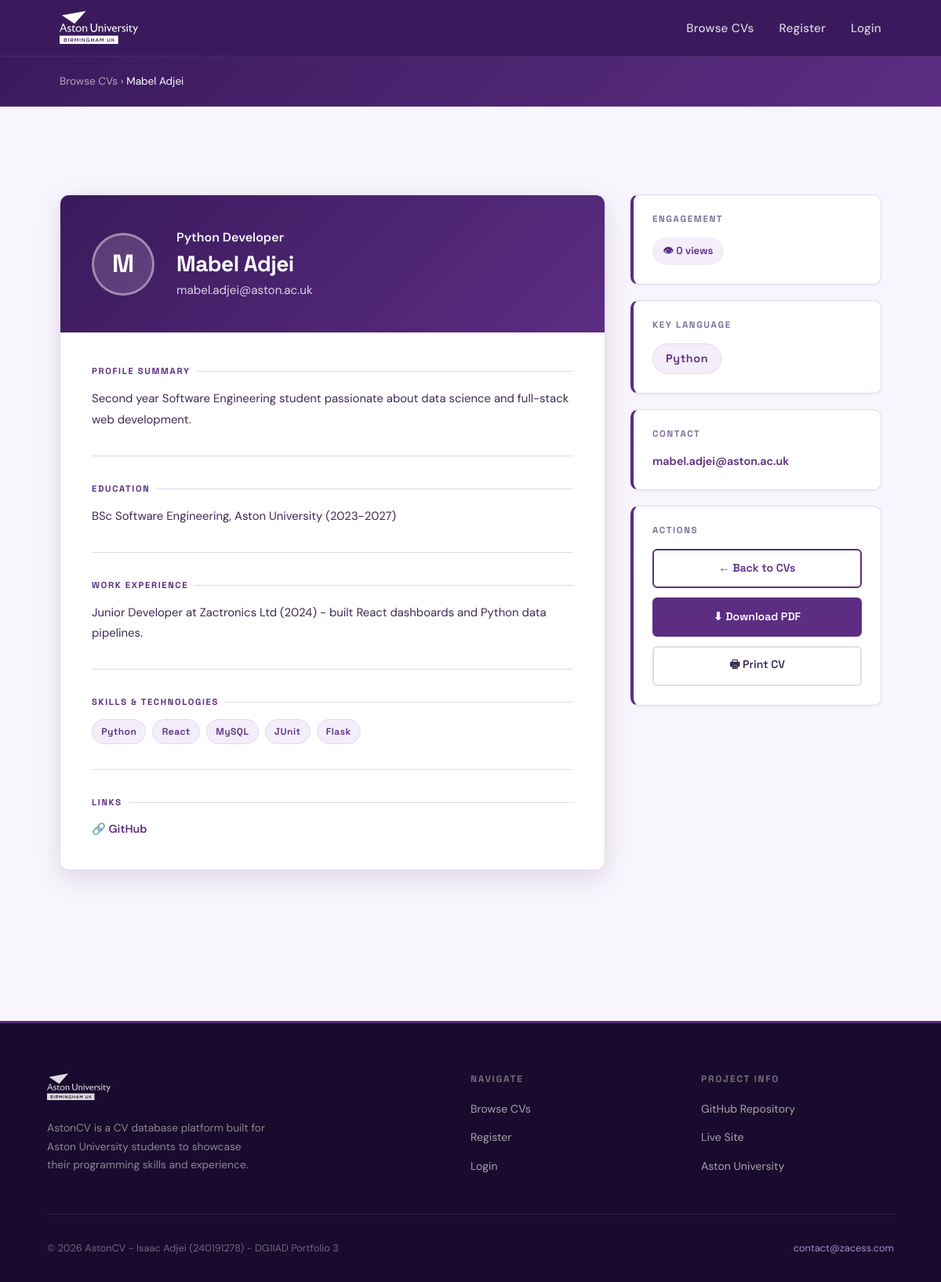
Screenshot of /cv.php?id=3 with the database file from the repository.
### tables this page shows
CREATE TABLE `cvs` (
  `id` bigint(20) UNSIGNED NOT NULL,
  `name` varchar(100) NOT NULL,
  `email` varchar(100) NOT NULL,
  `password` varchar(255) NOT NULL,
  `keyprogramming` varchar(255) DEFAULT NULL,
  `profile` varchar(500) DEFAULT NULL,
  `education` varchar(500) DEFAULT NULL,
  `URLlinks` varchar(500) DEFAULT NULL,
  `profile_picture` varchar(255) DEFAULT NULL,
  `skills` text DEFAULT NULL,
  `work_experience` text DEFAULT NULL,
  `view_count` int(11) DEFAULT 0
);

### cv.php (the view, shortened to what this page needs)
<?php
require 'db.php';
$id = (int) $_GET['id'];
try {
    $stmt = $pdo->prepare("SELECT * FROM cvs WHERE id = ?");
    $stmt->execute([$id]);
    $cv = $stmt->fetch();
} catch (PDOException $e) {
    header('Location: index.php');
    exit;
}
$initials = strtoupper(mb_substr(trim($cv['name']), 0, 1));
$skillsArray = [];
if (!empty($cv['skills'])) {
    $skillsArray = array_filter(array_map('trim', explode(',', $cv['skills'])));
}
?>
<!DOCTYPE html>
<html lang="en">
<head>
    <link rel="stylesheet" href="style.css">
</head>
<body>
<header id="main-header">
    <div class="header-content">
        <a href="index.php" style="text-decoration: none; display: flex; align-items: center;">
            <img src="images/logo.svg" alt="Aston University" class="logo">
        </a>
        <nav>
            <ul>
                <li><a href="index.php">Browse CVs</a></li>
                <?php if (isset($_SESSION['user_id'])): ?>
                    <li>
                        <a href="dashboard.php" style="color: var(--accent-bright); font-weight: 600;">
                            <?php echo htmlspecialchars($_SESSION['user_name']); ?>
                        </a>
                    </li>
                    <li><a href="logout.php">Logout</a></li>
                <?php else: ?>
                    <li><a href="register.php">Register</a></li>
                    <li><a href="login.php">Login</a></li>
                <?php endif; ?>
            </ul>
        </nav>
    </div>
</header>
<div class="breadcrumb-bar" style="background: linear-gradient(135deg, var(--primary-dark) 0%, var(--primary-color) 100%);
            padding: 1.25rem 0; border-bottom: 1px solid rgba(255,255,255,0.08);">
    <div style="max-width: 1200px; width: 90%; margin: 0 auto; padding: 0 1rem;">
        <p style="color: rgba(255,255,255,0.7); font-size: 0.85rem; margin: 0;">
            <a href="index.php" style="color: rgba(255,255,255,0.6); text-decoration: none;">Browse CVs</a>
            &rsaquo;
            <span style="color: white;"><?php echo htmlspecialchars($cv['name']); ?></span>
        </p>
    </div>
</div>
<section class="section">
    <div class="container">
        <div class="cv-page-layout">
            <div class="cv-doc">
                <div class="cv-doc-header">
                    <div class="cv-doc-avatar">
                        <?php if (!empty($cv['profile_picture'])): ?>
                            <img src="uploads/<?php echo htmlspecialchars($cv['profile_picture']); ?>"
                                 alt="<?php echo htmlspecialchars($cv['name']); ?>">
                        <?php else: ?>
                            <?php echo $initials; ?>
                        <?php endif; ?>
                    </div>
                    <div class="cv-doc-header-info">
                        <p class="cv-role"><?php echo htmlspecialchars($cv['keyprogramming']); ?> Developer</p>
                        <h1><?php echo htmlspecialchars($cv['name']); ?></h1>
                        <p><?php echo htmlspecialchars($cv['email']); ?></p>
                    </div>
                </div>
                <div class="cv-doc-body">
                    <?php if (!empty($cv['profile'])): ?>
                    <div class="cv-section">
                        <div class="cv-section-label">Profile Summary</div>
                        <p><?php echo nl2br(htmlspecialchars($cv['profile'])); ?></p>
                    </div>
                    <?php endif; ?>
                    <?php if (!empty($cv['education'])): ?>
                    <div class="cv-section">
                        <div class="cv-section-label">Education</div>
                        <p><?php echo nl2br(htmlspecialchars($cv['education'])); ?></p>
                    </div>
                    <?php endif; ?>
                    <?php if (!empty($cv['work_experience'])): ?>
                    <div class="cv-section">
                        <div class="cv-section-label">Work Experience</div>
                        <p><?php echo nl2br(htmlspecialchars($cv['work_experience'])); ?></p>
                    </div>
                    <?php endif; ?>
                    <?php if (!empty($skillsArray)): ?>
                    <div class="cv-section">
                        <div class="cv-section-label">Skills & Technologies</div>
                        <div class="skills-container" style="margin-top: 0.5rem;">
                            <?php foreach ($skillsArray as $skill): ?>
                                <span class="skill-badge">
                                    <?php echo htmlspecialchars($skill); ?>
                                </span>
                            <?php endforeach; ?>
                        </div>
                    </div>
                    <?php endif; ?>
                    <?php if (!empty($cv['URLlinks'])): ?>
                    <div class="cv-section">
                        <div class="cv-section-label">Links</div>
                        <div style="display: flex; flex-direction: column; gap: 0.5rem; margin-top: 0.25rem;">
                            <?php
                            $links = array_filter(array_map('trim', explode('|', $cv['URLlinks'])));
                            foreach ($links as $link):
                                $href = (strpos($link, 'http') === 0) ? $link : 'https://' . $link;
                                if (strpos($href, 'linkedin') !== false) {
                                    $label = 'LinkedIn';
                                } elseif (strpos($href, 'github') !== false) {
                                    $label = 'GitHub';
                                } else {
                                    $label = $href;
                                }
                            ?>
                                <a href="<?php echo htmlspecialchars($href); ?>"
                                   target="_blank"
                                   rel="noopener noreferrer"
                                   style="color: var(--primary-color); font-weight: 600;
                                          font-size: 0.9rem; text-decoration: none;
                                          display: inline-flex; align-items: center; gap: 0.35rem;">
                                    &#128279; <?php echo htmlspecialchars($label); ?>
                                </a>
                            <?php endforeach; ?>
                        </div>
                    </div>
                    <?php endif; ?>
                </div>
            </div>
            <div class="cv-sidebar">
                <div class="cv-sidebar-card">
                    <h3>Engagement</h3>
                    <span class="view-badge">
                        &#128065;
                        <?php echo (int)$cv['view_count']; ?> view<?php echo $cv['view_count'] != 1 ? 's' : ''; ?>
                    </span>
                </div>
                <div class="cv-sidebar-card">
                    <h3>Key Language</h3>
                    <span class="skill-badge" style="font-size: 0.9rem; padding: 0.4rem 1rem;">
                        <?php echo htmlspecialchars($cv['keyprogramming']); ?>
                    </span>
                </div>
                <div class="cv-sidebar-card">
                    <h3>Contact</h3>
                    <p>
                        <a href="mailto:<?php echo htmlspecialchars($cv['email']); ?>">
                            <?php echo htmlspecialchars($cv['email']); ?>
                        </a>
                    </p>
                </div>
                <div class="cv-sidebar-card">
                    <h3>Actions</h3>
                    <div style="display: flex; flex-direction: column; gap: 0.75rem;">
                        <a href="index.php" class="cta-button-secondary"
                           style="text-decoration: none; display: inline-flex; align-items: center;
                                  justify-content: center; padding: 0.7rem 1rem; font-size: 0.88rem;
                                  border-radius: 6px; font-family: 'Space Grotesk', sans-serif;
                                  font-weight: 600; border: 2px solid var(--primary-color);
                                  color: var(--primary-color); transition: all 0.3s ease;">
                            &larr; Back to CVs
                        </a>
                        <a href="export_cv.php?id=<?php echo $id; ?>"
                           style="text-decoration: none; display: inline-flex; align-items: center;
                                  justify-content: center; gap: 0.4rem; padding: 0.7rem 1rem;
                                  font-size: 0.88rem; border-radius: 6px;
                                  font-family: 'Space Grotesk', sans-serif; font-weight: 600;
                                  background: var(--primary-color); color: white;
                                  border: 2px solid var(--primary-color); transition: all 0.3s ease;"
                           onmouseover="this.style.background='var(--primary-dark)'; this.style.borderColor='var(--primary-dark)'"
                           onmouseout="this.style.background='var(--primary-color)'; this.style.borderColor='var(--primary-color)'">
                            &#11015; Download PDF
                        </a>
                        <button onclick="window.print()"
                                style="padding: 0.7rem 1rem; font-size: 0.88rem;
                                       border-radius: 6px; font-family: 'Space Grotesk', sans-serif;
                                       font-weight: 600; border: 2px solid var(--border-color);
                                       background: white; color: var(--text-medium);
                                       cursor: pointer; transition: all 0.3s ease;"
                                onmouseover="this.style.borderColor='var(--primary-color)'"
                                onmouseout="this.style.borderColor='var(--border-color)'">
                            &#128438; Print CV
                        </button>
                    </div>
                </div>
            </div>
        </div>
    </div>
</section>
<footer>
    <div class="footer-grid">
        <div class="footer-brand">
            <img src="images/logo.svg" alt="Aston University" class="footer-logo">
            <p>
                AstonCV is a CV database platform built for Aston University students
                to showcase their programming skills and experience.
            </p>
        </div>
        <div class="footer-col">
            <h4>Navigate</h4>
            <ul>
                <li><a href="index.php">Browse CVs</a></li>
                <li><a href="register.php">Register</a></li>
                <li><a href="login.php">Login</a></li>
            </ul>
        </div>
        <div class="footer-col">
            <h4>Project Info</h4>
            <ul>
                <li><a href="https://github.com/zaccesss/astoncv" target="_blank" rel="noopener">GitHub Repository</a></li>
                <li><a href="http://240191278.cs2410-web01pvm.aston.ac.uk" target="_blank" rel="noopener">Live Site</a></li>
                <li><a href="https://www.aston.ac.uk" target="_blank" rel="noopener">Aston University</a></li>
            </ul>
        </div>
    </div>
    <div class="footer-bottom">
        <p>&copy; 2026 AstonCV - Isaac Adjei (240191278) - DG1IAD Portfolio 3</p>
        <p><a href="mailto:contact@zacess.com">contact@zacess.com</a></p>
    </div>
</footer>
</body>
</html>

### style.css (style rules this page uses)
*, *::before, *::after { margin: 0; padding: 0; box-sizing: border-box; }
:root { --primary-color: #5c2d82; --primary-dark: #3a1a5c; --primary-light: #7b4fa6; --primary-faint: #f3eefa; --accent-color: #e8e0f0; --accent-hover: #d4c8e8; --accent-bright: #a78bca; --text-dark: #1a1025; --text-medium: #3d2a55; --text-light: #7c6f9a; --text-white: #ffffff; --bg-light: #f8f6fc; --bg-white: #ffffff; --bg-dark: #1a0a2e; --border-color: #e2d9f3; --error-color: #dc2626; --success-color: #059669; --warning-color: #d97706; --shadow-sm: 0 1px 3px rgba(92, 45, 130, 0.08); --shadow-md: 0 4px 16px rgba(92, 45, 130, 0.12); --shadow-lg: 0 10px 32px rgba(92, 45, 130, 0.16); --shadow-xl: 0 20px 48px rgba(92, 45, 130, 0.22); --shadow-2xl: 0 32px 64px rgba(92, 45, 130, 0.28); --transition-fast: 0.15s ease; --transition-base: 0.3s ease; --transition-slow: 0.5s cubic-bezier(0.4, 0, 0.2, 1); }
html { scroll-behavior: smooth; font-size: 16px; }
body { font-family: 'DM Sans', -apple-system, BlinkMacSystemFont, sans-serif; line-height: 1.7; color: var(--text-dark); background-color: var(--bg-light); overflow-x: hidden; -webkit-font-smoothing: antialiased; -moz-osx-font-smoothing: grayscale; }
h1, h2, h3, h4, h5, h6 { font-family: 'Space Grotesk', sans-serif; line-height: 1.2; font-weight: 700; }
#main-header { background-color: var(--primary-dark); position: sticky; top: 0; z-index: 100; padding: 0; transition: background var(--transition-base), box-shadow var(--transition-base); border-bottom: 1px solid rgba(255, 255, 255, 0.08); }
.header-content { display: flex; align-items: center; justify-content: space-between; max-width: 1200px; width: 90%; margin: 0 auto; padding: 0.9rem 1rem; }
.logo { height: 42px; width: auto; filter: brightness(0) invert(1); transition: opacity var(--transition-fast); }
nav ul { list-style: none; display: flex; align-items: center; gap: 2rem; }
nav a { text-decoration: none; color: rgba(255, 255, 255, 0.8); font-family: 'DM Sans', sans-serif; font-weight: 500; font-size: 0.95rem; letter-spacing: 0.2px; transition: color var(--transition-fast); position: relative; padding: 0.35rem 0; }
nav a::after { content: ''; position: absolute; bottom: 0; left: 0; width: 0; height: 2px; background: var(--accent-bright); transition: width var(--transition-base); border-radius: 1px; }
.container { max-width: 1200px; width: 90%; margin: 0 auto; padding: 2rem 1rem; }
.section { padding: 5rem 0; position: relative; }
.cta-button-secondary { background: transparent; color: var(--primary-color); border: 2px solid var(--primary-color); box-shadow: none; }
.skill-badge { display: inline-flex; align-items: center; background: var(--primary-faint); color: var(--primary-color); padding: 0.28rem 0.7rem; border-radius: 100px; font-size: 0.75rem; font-weight: 600; font-family: 'Space Grotesk', sans-serif; letter-spacing: 0.04em; border: 1px solid var(--border-color); white-space: nowrap; }
.skills-container { display: flex; flex-wrap: wrap; gap: 0.5rem; margin-top: 0.5rem; }
footer { background: var(--bg-dark); color: rgba(255, 255, 255, 0.75); padding: 4rem 0 2rem; margin-top: 5rem; border-top: 3px solid var(--primary-color); }
.footer-grid { display: grid; grid-template-columns: 2fr 1fr 1fr; gap: 3rem; max-width: 1200px; width: 90%; margin: 0 auto; padding-bottom: 3rem; border-bottom: 1px solid rgba(255, 255, 255, 0.1); }
.footer-brand .footer-logo { height: 34px; filter: brightness(0) invert(1); margin-bottom: 1rem; opacity: 0.85; }
.footer-brand p { font-size: 0.86rem; line-height: 1.7; color: rgba(255, 255, 255, 0.5); max-width: 280px; }
.footer-col h4 { font-family: 'Space Grotesk', sans-serif; font-size: 0.75rem; font-weight: 700; color: rgba(255, 255, 255, 0.4); text-transform: uppercase; letter-spacing: 0.14em; margin-bottom: 1rem; }
.footer-col ul { list-style: none; display: flex; flex-direction: column; gap: 0.6rem; }
.footer-col ul li a { color: rgba(255, 255, 255, 0.62); text-decoration: none; font-size: 0.88rem; transition: color var(--transition-fast); }
.footer-bottom { max-width: 1200px; width: 90%; margin: 2rem auto 0; display: flex; align-items: center; justify-content: space-between; flex-wrap: wrap; gap: 0.75rem; }
.footer-bottom p { font-size: 0.8rem; color: rgba(255, 255, 255, 0.38); }
.footer-bottom a { color: var(--accent-bright); text-decoration: none; transition: color var(--transition-fast); }

### rows the page displays
cvs: name "Mabel Adjei", name "M", keyprogramming "Python", email "mabel.adjei@aston.ac.uk", profile "Second year Software Engineering student passionate about data science and full-stack web development.", education "BSc Software Engineering, Aston University (2023-2027)", work_experience "Junior Developer at Zactronics Ltd (2024) - built React dashboards and Python data pipelines.", skills "Python", skills "React", skills "MySQL", skills "JUnit", skills "Flask", URLlinks "GitHub", view_count "0"
